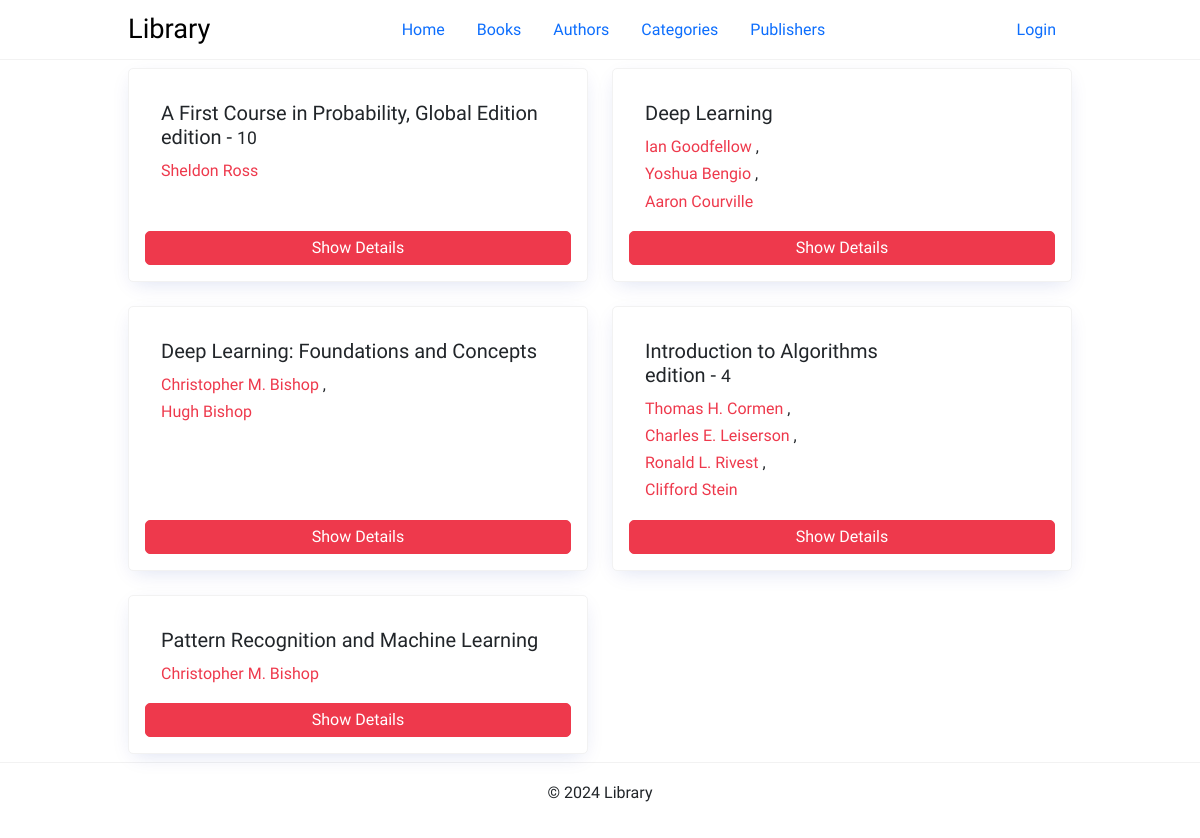
The page /books/ on the database its author committed.
### book/models.py (models this page shows, shortened)
class Book(models.Model):
    isbn = models.CharField(max_length=20, primary_key=True)
    title = models.CharField(max_length=255)
    author = models.ManyToManyField(Author, related_name='books')
    publisher = models.ForeignKey(Publisher, related_name='books', on_delete=models.CASCADE)
    category = models.ManyToManyField(Category, related_name='books')
    publish_date = models.DateField()
    edition = models.PositiveIntegerField(null=True, blank=True)
    description = models.TextField(null=True, blank=True)

class Author(models.Model):
    name = models.CharField(max_length=255)
    def __str__(self):
        return self.name

### book/views.py (the view)
# urls.py: path('books/', views.BookListView.as_view(), name='book-list'),
class BookListView(ListView):
    model = Book
    template_name = 'book/book_list.html'
    context_object_name = 'books'
    ordering = ['title']

### book/templates/book/book_list.html (shortened to what this page needs)
{% extends 'base.html' %}
{% block content %}
<div class="row row-cols-2 row-cols-md-2 g-4">
  {% for book in books %}
  <div class="col">
    <div class="card h-100" style="width: 100%;">
      <div class="card-body">
        <h5 class="card-title">
          {{ book.title }}
          {% if book.edition %}
          <br />
          edition -
          <small class="card-text">{{ book.edition }}</small>
          <br />
          {% endif %}
        </h5>
        {% for author in book.author.all %}
        <a href="{% url 'author-books' author.pk %}" class="">{{ author }}</a>
        {% if not forloop.last %}, {% endif %}
        <br />
        {% endfor %}
      </div>
      <a href="{% url 'book-detail' book.pk %}" class="btn btn-primary">Show Details</a>
    </div>
  </div>
  {% endfor %}
</div>
{% endblock content %}

### templates/base.html (shortened to what this page needs)
{% load static %}
<!DOCTYPE html>
<html lang="en">
  <head>
    <link
      href="https://cdn.jsdelivr.net/npm/bootstrap@5.3.3/dist/css/bootstrap.min.css"
      rel="stylesheet"
    />
    <link rel="stylesheet" href="{% static 'css/style.css' %}" />
  </head>
  <body>
    <header class="header">
      <div class="container">
        <nav
          class="navbar navbar-light d-flex justify-content-between align-item-center p-0"
        >
          <div>
            <a
              class="navbar-brand h1"
              href="{% url 'home' %}"
              style="font-size: 1.7rem"
            >
              Library
            </a>
          </div>
          <div>
            <ul class="nav">
              <li>
                <a class="nav-link" href="{% url 'home' %}">Home</a>
              </li>
              <li>
                <a class="nav-link" href="{% url 'book-list' %}">Books</a>
              </li>
              <li>
                <a class="nav-link" href="{% url 'author-list' %}">Authors</a>
              </li>
              <li>
                <a class="nav-link" href="{% url 'category-list' %}"
                  >Categories</a
                >
              </li>
              <li>
                <a class="nav-link" href="{% url 'publisher-list' %}"
                  >Publishers</a
                >
              </li>
            </ul>
          </div>
          <div>
            <ul class="nav">
              {% if user.is_authenticated %} {% if user.is_staff %}
              <li>
                <a class="nav-link" href="{% url 'student-list' %}">Students</a>
              </li>
              <li>
                <a href="{% url 'logout' %}" class="nav-link">Logout</a>
              </li>
              {% else %}
              <li>
                <a class="nav-link" href="{% url 'my-books' %}">My Books</a>
              </li>
              <li>
                <a href="{% url 'logout' %}" class="nav-link">Logout</a>
              </li>
              {% endif %} {% else %}
              <li>
                <a class="nav-link" href="{% url 'login' %}">Login</a>
              </li>
              {% endif %}
            </ul>
          </div>
        </nav>
      </div>
    </header>
    <main>
      <div class="container">
         {% block content %}{% endblock %}
      </div>
    </main>
    <footer class="footer">
      <div class="container">
        <p>&copy; 2024 Library</p>
      </div>
    </footer>
  </body>
</html>

### static/css/style.css (style rules this page uses)
:root { --color-primary: #ee394c; --color-secondary: #86b7fe; --color-light: #f2f2f2; --color-gray: #ced4da; --color-dark: #212121; --color-white: #ffffff; --color-error: #e2442f; --color-warning: #ffc900; --color-info: #02a2b9; --color-success: #1ba345; --color-input: #00d1b2; --border-radius: 5px; }
* { margin: 0; padding: 0; box-sizing: border-box; text-rendering: optimizeLegibility; }
html, body { height: 100%; }
body { font-family: 'Dosis', sans-serif; font-size: 1rem; line-height: 1.7; display: flex; flex-direction: column; }
a { color: var(--color-primary); text-decoration: none; }
.container { max-width: 960px; margin: 0 auto; padding: 0.5rem; }
.header { border-bottom: solid 1px var(--color-light); }
.card { border: solid 1px var(--color-light); padding: 1rem; border-radius: var(--border-radius); box-shadow: rgb(11 43 158 / 15%) 0px 6px 20px -6px; min-width: 400px; }
.footer p { text-align: center; }
.footer { margin-top: auto; padding: 0.5rem 0; border-top: solid 1px var(--color-light); }
.btn { padding: 0.25rem 0.75rem; border-radius: var(--border-radius); background-color: var(--color-white); border: solid 1px var(--color-white); color: var(--color-dark); cursor: pointer; text-decoration: none; font-size: 1rem; min-width: 6rem; text-align: center; }
.btn-primary { border: solid 1px var(--color-primary); background-color: var(--color-primary); color: var(--color-white); }

### rows shown on the page
Book: title "A First Course in Probability, Global Edition", edition "10"
Author: name "Sheldon Ross"
Book: title "Deep Learning"
Author: name "Ian Goodfellow"
Author: name "Yoshua Bengio"
Author: name "Aaron Courville"
Book: title "Deep Learning: Foundations and Concepts"
Author: name "Christopher M. Bishop"
Author: name "Hugh Bishop"
Book: title "Introduction to Algorithms", edition "4"
Author: name "Thomas H. Cormen"
Author: name "Charles E. Leiserson"
Author: name "Ronald L. Rivest"
Author: name "Clifford Stein"
Book: title "Pattern Recognition and Machine Learning"
